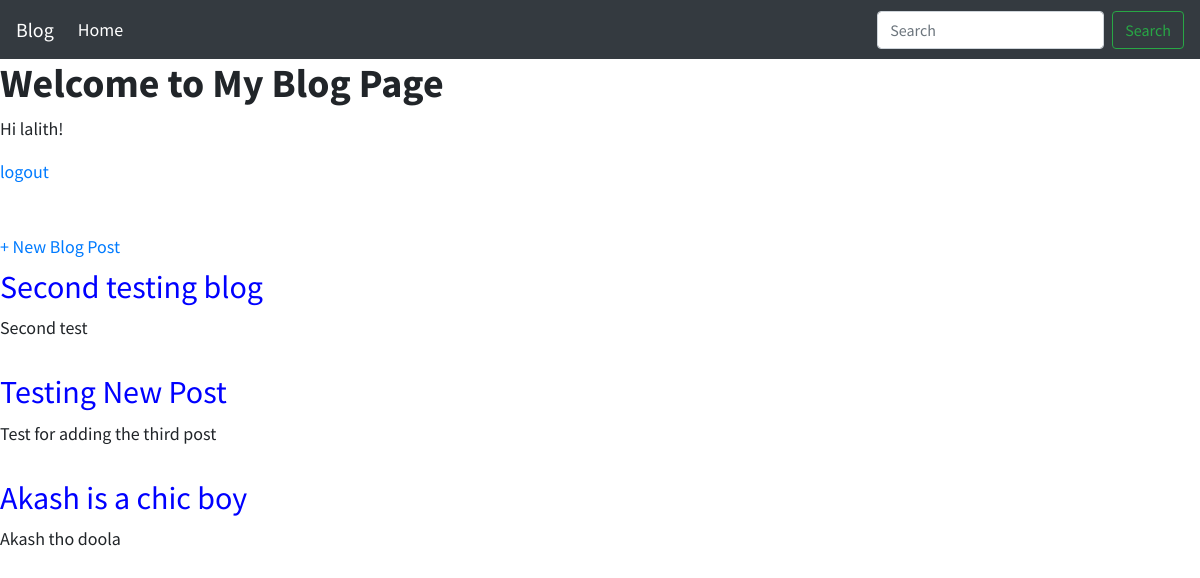
The app's page / (signed in) with its own data.
### blog/models.py (models this page shows, shortened)
class Post(models.Model):
    title = models.CharField(max_length=200)
    author = models.ForeignKey(
        'auth.User',
        on_delete=models.CASCADE,
    )
    body = models.TextField()

### blog/views.py (the view)
# urls.py: path('',views.BlogListView.as_view(),name = 'home'),
class BlogListView(ListView):
    model = Post
    template_name = 'home.html'

### templates/home.html
{% extends 'base.html' %}
{% block content %}
{% if user.is_authenticated %}
{% for post in object_list %}
<div class="post-entry">
<h2><a href="{% url 'post_detail' post.pk %}">{{ post.title }}</a></h2>
<p>{{ post.body }}</p>
</div>
{% endfor %}
{% endif %}
{% endblock content %}

### templates/base.html (shortened to what this page needs)
{% load static %}
<html>
<head>
    <link rel="stylesheet" href="https://stackpath.bootstrapcdn.com/bootstrap/4.3.1/css/bootstrap.min.css">
<link rel="stylesheet" href="{% static 'css/base.css' %}">
</head>
<body>
<nav class="navbar navbar-expand-lg navbar-dark bg-dark">
  <a class="navbar-brand" href="/">Blog</a>
  <div class="collapse navbar-collapse" id="navbarSupportedContent">
    <ul class="navbar-nav mr-auto">
      <li class="nav-item active">
        <a class="nav-link" href="/">Home <span class="sr-only">(current)</span></a>
      </li>
    </ul>
    <form class="form-inline my-2 my-lg-0">
      <input class="form-control mr-sm-2" type="search" placeholder="Search" aria-label="Search">
      <button class="btn btn-outline-success my-2 my-sm-0" type="submit">Search</button>
    </form>
  </div>
</nav>
<h1>
	<b class = nav-left>
		Welcome to My Blog Page
	</b>
</h1>
{% if user.is_authenticated %}
<p>Hi {{ user.username }}!</p>
<p><a href="{% url 'logout' %}">logout</a></p>
<div class = "nav-right">
	<a href="{% url 'post_new' %}">+ New Blog Post</a>
</div>
{% else %}
<p>You are not logged in.</p>
<a href="{% url 'login' %}">login</a>
{% endif %}
{% block content %}
{% endblock content %}
</body>
</html>

### static/css/base.css (style rules this page uses)
body { font-family: 'Source Sans Pro', sans-serif; font-size: 18px; }
.nav-left { margin-right: auto; }
.nav-right { display: flex; padding-top: 2rem; }
.post-entry { margin-bottom: 2rem; }
.post-entry h2 { margin: 0.5rem 0; }
.post-entry h2 a, .post-entry h2 a:visited { color: blue; text-decoration: none; }
.post-entry p { margin: 0; font-weight: 400; }

### records on screen
Post: title "Second testing blog", body "Second test"
Post: title "Testing New Post", body "Test for adding the third post"
Post: title "Akash is a chic boy", body "Akash tho doola"

### other values on screen
{{ user.username }} "lalith"
